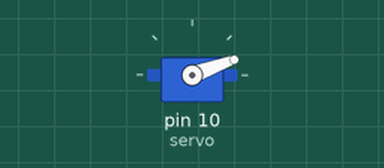
This sketch was run on a simulated Arduino Uno, built with avr-gcc and run on an emulated ATmega328P. On the bench: servo. Random numbers use the default seed unless the sketch sets one.

Above: at 0.05 s.
Timing chart, 0 to 4.6 s (numbered marks = the images above):
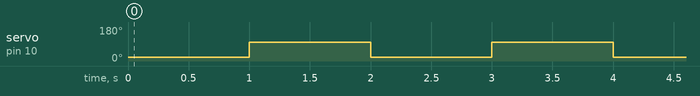

Measured:
- by itself, servo on pin 10 (servo): alternates 100° for 1.0 s and 20° for 1.0 s

The sketch:

sketch_nov11a.ino
```cpp
#include "Servo.h"

Servo servo; // création de l'objet "servo"

void setup() {
   servo.attach(10); // attache le servo au pin spécifié
}

void loop() {
  int choose = random(1, 2);
  if (choose = 1) {
    ScenarioUn();
    }
  else if (choose = 2){
     ScenarioDeux();
    }
}

// les positions recommandés pour le servo-moteur vont de 0 à 100(le boutton est cliqué)

void ScenarioUn() {
   servo.write(20); // demande au servo de se déplacer à cette position
   delay(1000); // attend 1000 ms entre changement de position

   servo.write(100); // demande au servo de se déplacer à cette position
   delay(1000); // attend 1000 ms avant le changement de position
// l'espace n'est pas obligatoire
   servo.write(0); // demande au servo de se déplacer à cette position
  }

void ScenarioDeux() {
  servo.write(20);
  delay(1000);
  servo.write(53.0);
  delay(84);
  servo.write(54.0);
  delay(84);
  servo.write(54.0);
  delay(84);
  servo.write(56.0);
  delay(84);
  servo.write(56.0);
  delay(83);
  servo.write(57.0);
  delay(84);
  servo.write(57.0);
  delay(83);
  servo.write(56.0);
  delay(83);
  servo.write(57.0);
  delay(83);
  servo.write(57.0);
  delay(83);
  servo.write(58.0);
  delay(83);
  servo.write(58.0);
  delay(83);
  servo.write(57.0);
  delay(83);
  servo.write(59.0);
  delay(83);
  servo.write(59.0);
  delay(84);
  servo.write(59.0);
  delay(84);
  servo.write(59.0);
  delay(84);
  servo.write(60.0);
  delay(84);
  servo.write(60.0);
  delay(84);
  servo.write(61.0);
  delay(84);
  servo.write(61.0);
  delay(84);
  servo.write(61.0);
  delay(84);
  servo.write(62.0);
  delay(84);
  servo.write(63.0);
  delay(84);
  servo.write(64.0);
  delay(84);
  servo.write(64.0);
  delay(84);
  servo.write(66.0);
  delay(84);
  servo.write(66.0);
  delay(84);
  servo.write(68.0);
  delay(84);
  servo.write(69.0);
  delay(84);
  servo.write(70.0);
  delay(84);
  servo.write(72.0);
  delay(84);
  servo.write(73.0);
  delay(84);
  servo.write(74.0);
  delay(84);
  servo.write(75.0);
  delay(84);
  servo.write(76.0);
  delay(83);
  servo.write(77.0);
  delay(84);
  servo.write(79);
  delay(84);
  servo.write(80.0);
  delay(84);
  servo.write(82.0);
  delay(84);
  servo.write(83.0);
  delay(84);
  servo.write(83.0);
  delay(84);
  servo.write(84.0);
  delay(84);
  servo.write(83.0);
  delay(84);
  servo.write(83.0);
  delay(84);
  servo.write(83.0);
  delay(84);
  servo.write(83.0);
  delay(84);
  servo.write(85.0);
  delay(84);
  servo.write(86.0);
  delay(84);
  servo.write(87.0);
  delay(84);
  servo.write(88.0);
  delay(84);
  servo.write(88.0);
  delay(84);
  servo.write(89.0);
  delay(84);
  servo.write(89.0);
  delay(84);
  servo.write(88.0);
  delay(84);
  servo.write(90.0);
  delay(84);
  servo.write(90.0);
  delay(84);
  servo.write(90.0);
  delay(84);
  servo.write(91.0);
  delay(84);
  servo.write(90.0);
  delay(84);
  servo.write(91.0);
  delay(84);
  servo.write(92.0);
  delay(84);
  servo.write(91.0);
  delay(84);
  servo.write(92.0);
  delay(84);
  servo.write(92.0);
  delay(84);
  servo.write(92.0);
  delay(84);
  servo.write(92.0);
  delay(84);
  servo.write(92.0);
  delay(84);
  servo.write(92.0);
  delay(84);
  servo.write(92.0);
  delay(84);
  servo.write(92.0);
  delay(84);
  servo.write(92.0);
  delay(84);
  servo.write(92.0);
  delay(84);
  servo.write(93.0);
  delay(100);
  delay(1000);

  delay(1000);

  delay(10);
  servo.write(100);
  delay(1000);
  servo.write(0);
  }
```
